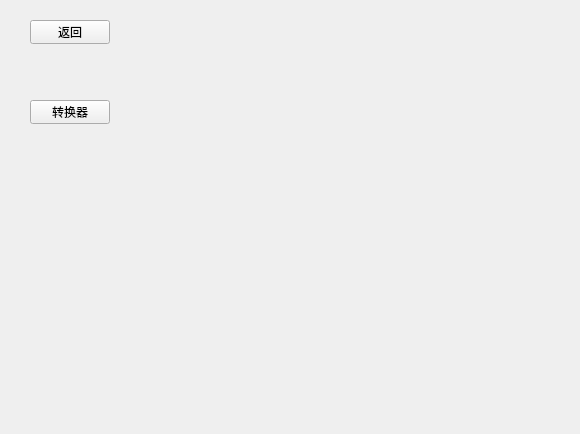
<?xml version="1.0" encoding="UTF-8"?>
<ui version="4.0">
 <class>Tools</class>
 <widget class="QWidget" name="Tools">
  <property name="geometry">
   <rect>
    <x>0</x>
    <y>0</y>
    <width>580</width>
    <height>434</height>
   </rect>
  </property>
  <property name="windowTitle">
   <string>Form</string>
  </property>
  <widget class="QPushButton" name="pushButton_to_mainWindow">
   <property name="geometry">
    <rect>
     <x>30</x>
     <y>20</y>
     <width>80</width>
     <height>24</height>
    </rect>
   </property>
   <property name="text">
    <string>返回</string>
   </property>
  </widget>
  <widget class="QPushButton" name="pushButton_to_convertor">
   <property name="geometry">
    <rect>
     <x>30</x>
     <y>100</y>
     <width>80</width>
     <height>24</height>
    </rect>
   </property>
   <property name="text">
    <string>转换器</string>
   </property>
  </widget>
 </widget>
 <resources/>
 <connections/>
</ui>
